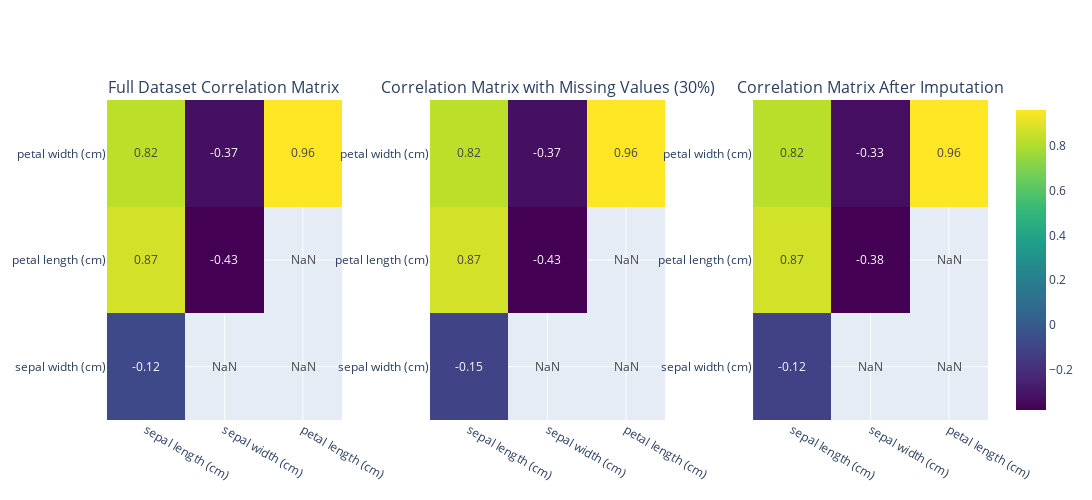

Notebook cell for this chart:
### Code cell
df_missing = introduce_missingness_in_column(df, 'sepal width (cm)', missing_rate=0.1)

missing_indices = df_missing['sepal width (cm)'].isna()
df_imputed = df_missing.copy()

# put in random values sampled from a normal curve with same stats as original
df_imputed.loc[missing_indices, 'sepal width (cm)'] = np.random.randn(missing_indices.sum()) * std_val + mean_val

plot_better_heatmap_subplots([df, df_missing, df_imputed],["Full Dataset Correlation Matrix", "Correlation Matrix with Missing Values (30%)",  "Correlation Matrix After Imputation"])

### Figure 1 — Plotly figure (JSON) as saved in the notebook; plotly's stock layout.template omitted (floating-point values rounded to 4 significant figures)
{"data": [{"colorscale": [[0, "#440154"], [0.1111, "#482878"], [0.2222, "#3e4989"], [0.3333, "#31688e"], [0.4444, "#26828e"], [0.5556, "#1f9e89"], [0.6667, "#35b779"], [0.7778, "#6ece58"], [0.8889, "#b5de2b"], [1, "#fde725"]], "showscale": false, "text": [[-0.12, NaN, NaN], [0.87, -0.43, NaN], [0.82, -0.37, 0.96]], "texttemplate": "%{text:.2f}", "type": "heatmap", "x": ["sepal length (cm)", "sepal width (cm)", "petal length (cm)"], "xaxis": "x", "y": ["sepal width (cm)", "petal length (cm)", "petal width (cm)"], "yaxis": "y", "z": [[-0.12, NaN, NaN], [0.87, -0.43, NaN], [0.82, -0.37, 0.96]]}, {"colorscale": [[0, "#440154"], [0.1111, "#482878"], [0.2222, "#3e4989"], [0.3333, "#31688e"], [0.4444, "#26828e"], [0.5556, "#1f9e89"], [0.6667, "#35b779"], [0.7778, "#6ece58"], [0.8889, "#b5de2b"], [1, "#fde725"]], "showscale": false, "text": [[-0.15, NaN, NaN], [0.87, -0.43, NaN], [0.82, -0.37, 0.96]], "texttemplate": "%{text:.2f}", "type": "heatmap", "x": ["sepal length (cm)", "sepal width (cm)", "petal length (cm)"], "xaxis": "x2", "y": ["sepal width (cm)", "petal length (cm)", "petal width (cm)"], "yaxis": "y2", "z": [[-0.15, NaN, NaN], [0.87, -0.43, NaN], [0.82, -0.37, 0.96]]}, {"colorscale": [[0, "#440154"], [0.1111, "#482878"], [0.2222, "#3e4989"], [0.3333, "#31688e"], [0.4444, "#26828e"], [0.5556, "#1f9e89"], [0.6667, "#35b779"], [0.7778, "#6ece58"], [0.8889, "#b5de2b"], [1, "#fde725"]], "showscale": true, "text": [[-0.12, NaN, NaN], [0.87, -0.38, NaN], [0.82, -0.33, 0.96]], "texttemplate": "%{text:.2f}", "type": "heatmap", "x": ["sepal length (cm)", "sepal width (cm)", "petal length (cm)"], "xaxis": "x3", "y": ["sepal width (cm)", "petal length (cm)", "petal width (cm)"], "yaxis": "y3", "z": [[-0.12, NaN, NaN], [0.87, -0.38, NaN], [0.82, -0.33, 0.96]]}], "layout": {"annotations": [{"font": {"size": 16}, "showarrow": false, "text": "Full Dataset Correlation Matrix", "x": 0.1333, "xanchor": "center", "xref": "paper", "y": 1, "yanchor": "bottom", "yref": "paper"}, {"font": {"size": 16}, "showarrow": false, "text": "Correlation Matrix with Missing Values (30%)", "x": 0.5, "xanchor": "center", "xref": "paper", "y": 1, "yanchor": "bottom", "yref": "paper"}, {"font": {"size": 16}, "showarrow": false, "text": "Correlation Matrix After Imputation", "x": 0.8667, "xanchor": "center", "xref": "paper", "y": 1, "yanchor": "bottom", "yref": "paper"}], "height": 500, "showlegend": false, "width": 1500, "xaxis": {"anchor": "y", "domain": [0, 0.2667]}, "xaxis2": {"anchor": "y2", "domain": [0.3667, 0.6333]}, "xaxis3": {"anchor": "y3", "domain": [0.7333, 1]}, "yaxis": {"anchor": "x", "domain": [0, 1]}, "yaxis2": {"anchor": "x2", "domain": [0, 1]}, "yaxis3": {"anchor": "x3", "domain": [0, 1]}}}
